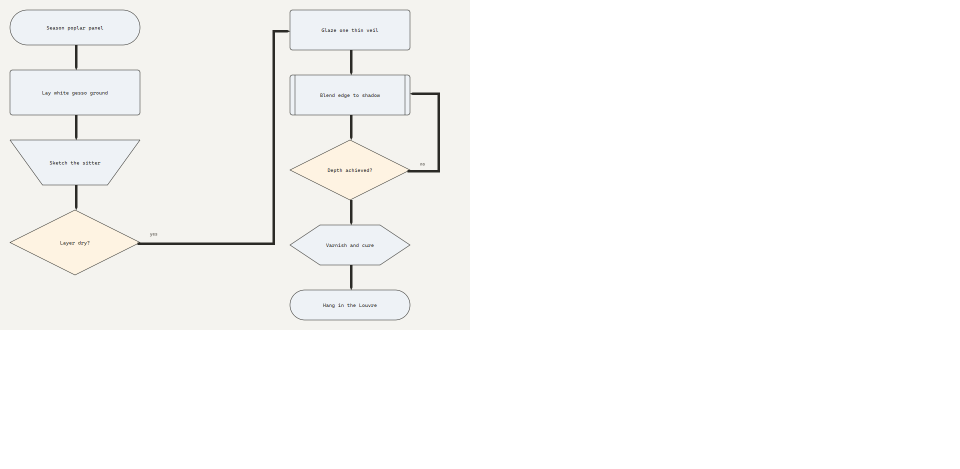
#> input picture diagrams/mona/png/mona-01-flowchart.png, 1920 x 937 px (shown at 1/2 size)
$ python -i build-pdf.py   (imports and definitions only)
#> lines starting #> are read from the running program, lines starting #| are printed output that depends on the picture
"""
Assemble the five Mona Lisa sheets into one PDF.

The drawings are vector (SVG) but nothing on this machine converts SVG to PDF,
so each sheet is rasterised through a browser at its natural size and placed on
an A4 page. That is a real loss of resolution and it is recorded here rather
than glossed: the SVGs beside this file are the masters.
"""
from pathlib import Path

from PIL import Image, ImageChops
from reportlab.lib.pagesizes import A4
from reportlab.lib.units import mm
from reportlab.lib.utils import ImageReader
from reportlab.pdfgen import canvas

HERE = Path(__file__).resolve().parent
MONA = HERE.parent.parent / "diagrams" / "mona"
PNG = MONA / "png"
OUT = MONA / "mona-lisa-portfolio.pdf"

# [1 line that did not run here, left out]
# [1 line that did not run here, left out]

SHEETS = [
    (
        "mona-01-flowchart.png",
        "I — Method",
        "How to paint the Mona Lisa",
        "A flowchart, and the only sheet in the set that is a diagram rather than a picture. "
        "Every label is measured against the shape it will sit in, each column is one uniform "
        "width so the connectors run straight, and the paths are proposed by the router rather "
        "than hand-computed. The two loops — wait for a layer to dry, glaze again until the "
        "depth is there — are what separate a painting from a sketch.",
    ),
    (
        "mona-02-cartoon.png",
        "II — Cartoon",
        "The same sitter, at speed",
        "Heavy contour, exaggerated features, and mass built entirely from hatching, because the "
        "lattice has no closed-path fill: a polygon claims its outline and nothing inside, so "
        "asking for filled hair returns an outline. The first version of this sheet had no hands "
        "at all, which loses the second most recognisable thing in the painting after the smile.",
    ),
    (
        "mona-03-coloring.png",
        "III — Colouring page",
        "Contour only, nothing filled",
        "The strictest test of the figure: with no tone to carry the form, the outline has to do "
        "all of it — which is why every defect in the construction surfaced here first. The eyes "
        "were two concentric ovals and read as goggles until they were rebuilt as lids over a "
        "ball; the gown was an empty bell until it got folds, a sleeve seam and a chair rail to "
        "rest the hands on.",
    ),
    (
        "mona-04-abstract.png",
        "IV — Disassembled",
        "One head, four angles at once",
        "Four ellipses of the same face at four rotations, each hatched at a different spacing, "
        "so where they cross the ink accumulates the way overlapping glass does. Density here is "
        "spacing rather than opacity: no alpha compositing exists anywhere in the engine, and "
        "none is needed. Spread far enough apart to read as four viewpoints — closer together "
        "they looked like one slightly blurred head.",
    ),
    (
        "mona-05-sculpture.png",
        "V — Marble, projected",
        "Authored in inches, seen through a lens",
        "The only sheet with real three-dimensional geometry behind it. The bust is described in "
        "room inches and put through a camera, which brings the depth problem with it: a "
        "projection lands on a lattice with no z-buffer, so every block is equally present and "
        "the far ones show through the near ones. Each mass sits on its own Z-page, ordered by "
        "distance, and the occlusion becomes real.",
    ),
]


def trimmed(path):
    """Crop the uniform border a browser screenshot leaves around the artwork."""
    im = Image.open(path).convert("RGB")
#> im is the input picture: PIL image 1920x937 RGB; mean R, G, B 249.4, 249.2, 248.2
    bg = Image.new("RGB", im.size, im.getpixel((im.size[0] - 2, im.size[1] - 2)))
#> bg: PIL image 1920x937 RGB; every value is 255
    box = ImageChops.difference(im, bg).convert("L").point(lambda v: 255 if v > 8 else 0).getbbox()
#> box = (0, 0, 940, 660)
    return im.crop(box) if box else im
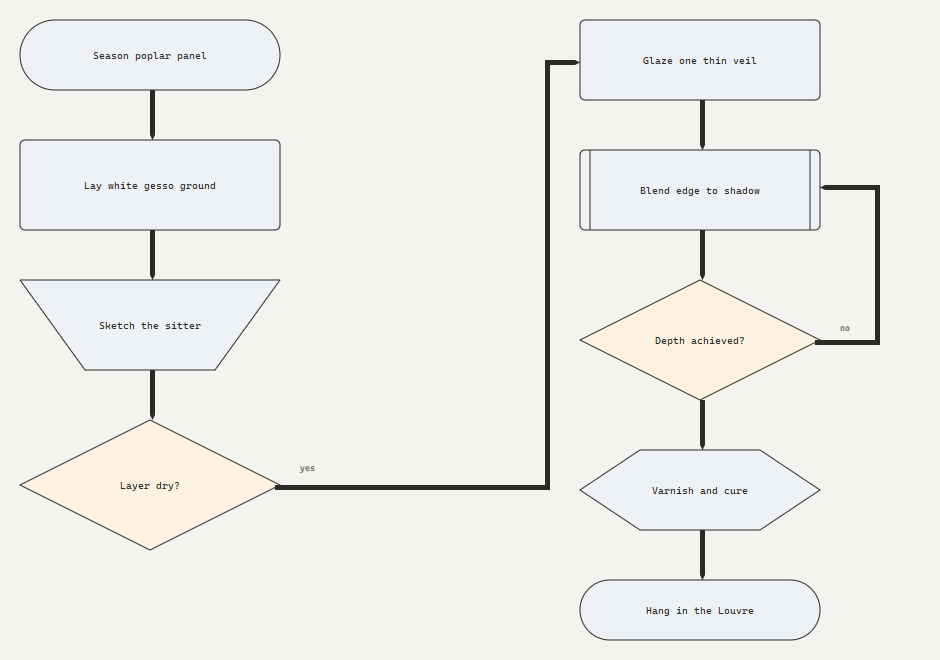
#> returned value: PIL image 940x660 RGB; mean R, G, B 238.8, 238.3, 235.2


# [89 lines left out: functions draw_titlepage, draw_sheet, main, not called in this run]


# [2 lines not run here, left out]

>>> result = trimmed('../../diagrams/mona/png/mona-01-flowchart.png')
